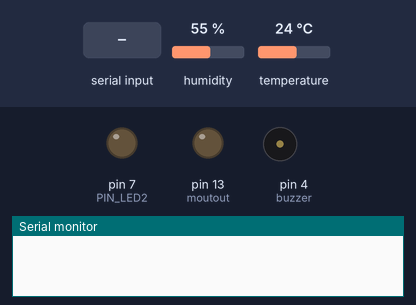
A sketch run on a simulated Arduino Uno, built with avr-gcc and run on an emulated ATmega328P. Parts: output pins drawn as LEDs (lit = HIGH), buzzer (waves = sounding), the last lines printed to the serial monitor. Inputs (shaded band) come from the test bench; at power-on: humidity 55 %, temperature 24 °C.

Above: at 1.2 s.
1.3 s: "1" received over Serial
At 2.1 s:
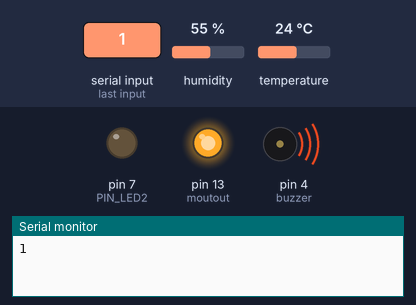
At 3.1 s:
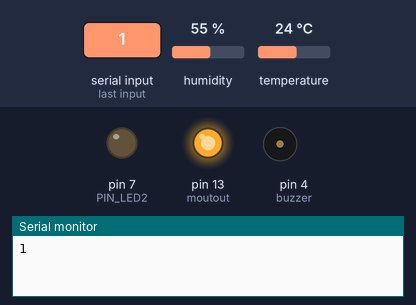
3.8 s: "2" received over Serial
At 4.2 s:
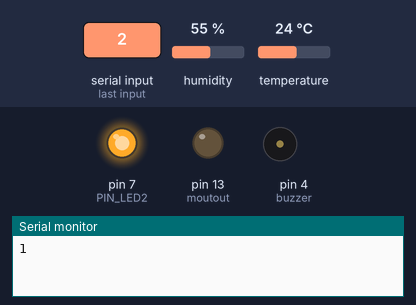
Timing chart, 0 to 6.8 s (numbered marks = the images above; inputs shaded):
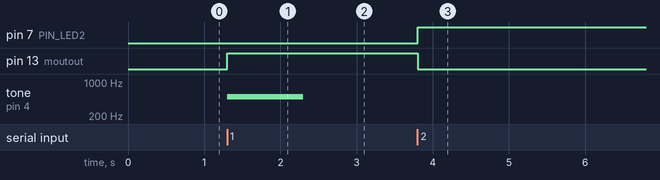

Measured:
- after the input at 1.3 s, pin 13 (moutout): LOW → HIGH at once; tone on pin 4 (buzzer): silent → 500 Hz at once, → silent 1.0 s later
- after the input at 3.8 s, pin 7 (PIN_LED2): LOW → HIGH at once; pin 13 (moutout): HIGH → LOW at once

The sketch:

sketch_nov25a__1_.ino
```cpp
#include "DHT.h"
#define moutout 13
#define ahmer 8
#define buzzer 4//le numéro de la broche sur laquelle la lampe 2  est branchée
#define PIN_LED2 7 // Le numéro de la broche sur laquelle la lampe 1
//(par défaut intégrée dans la carte) est branchée
#define pas  20 // incrément de l'intensité
char data; // variable contenant le caractère lu
int x; // variable contenant l'intensité de la deuxième lampe
DHT dht (2, DHT11);

float temp, hum ;

void setup() {
  // Configure la broche 11 sur laquelle est reliée notre LED  en sortie
  //inMode(moutout,OUTPUT);
//La LED reliée à la broche 11 est intialisé à l'état LOW

  // Configure la broche 13 sur laquelle est reliée notre LED  en sortie
  pinMode(PIN_LED2,OUTPUT);
//La LED reliée à la broche 13 est intialisé à l'état LOW
pinMode(moutout,OUTPUT);
  analogWrite(moutout, 0);
  Serial.begin(9600); //Permet d'initialiser le moniteur série à 9600 bauds
  x=0; // Intialiser l'intensité de la deuxième lampe

  dht.begin();


}

void sendTemperatureData() {
   Serial.print(temp);


}

void loop() {

  temp= dht.readTemperature();
    hum= dht.readHumidity();

  if (Serial.available()){
    //Si un message a été reçu  faire ceci
     data=Serial.read();
     // controler la lampe 1 reliée à la broche 13
     //récuperer le caractère reçu
     if(data=='1') //si le caractère lu est égale à 1
    {
      // alumer la lampe
      tone(buzzer,500,1000);
       digitalWrite(moutout,HIGH);
         digitalWrite(PIN_LED2,LOW);
               digitalWrite(ahmer,HIGH);

      Serial.write('1'); //envoyer le nouvel état de la lampe
     }
     else if(data=='2') //si le caractère lu est égale à 0

     {
       digitalWrite(PIN_LED2,HIGH);
        digitalWrite(moutout,LOW);
        digitalWrite(ahmer,LOW);
        //envoyer le nouvel état de la lampe

     }
     // Régler l'intensité de la luminosité de la deuxième lampe branchée sur la broche 11
     else if(data=='3') //si le caractère reçu est égale à 2
     {

     }

     else if(data=='4')
     {
 sendTemperatureData() ;

        Serial.write('4');

     }
      else if(data=='0')
     {
 digitalWrite(PIN_LED2,LOW);


     }

  }
}
```
